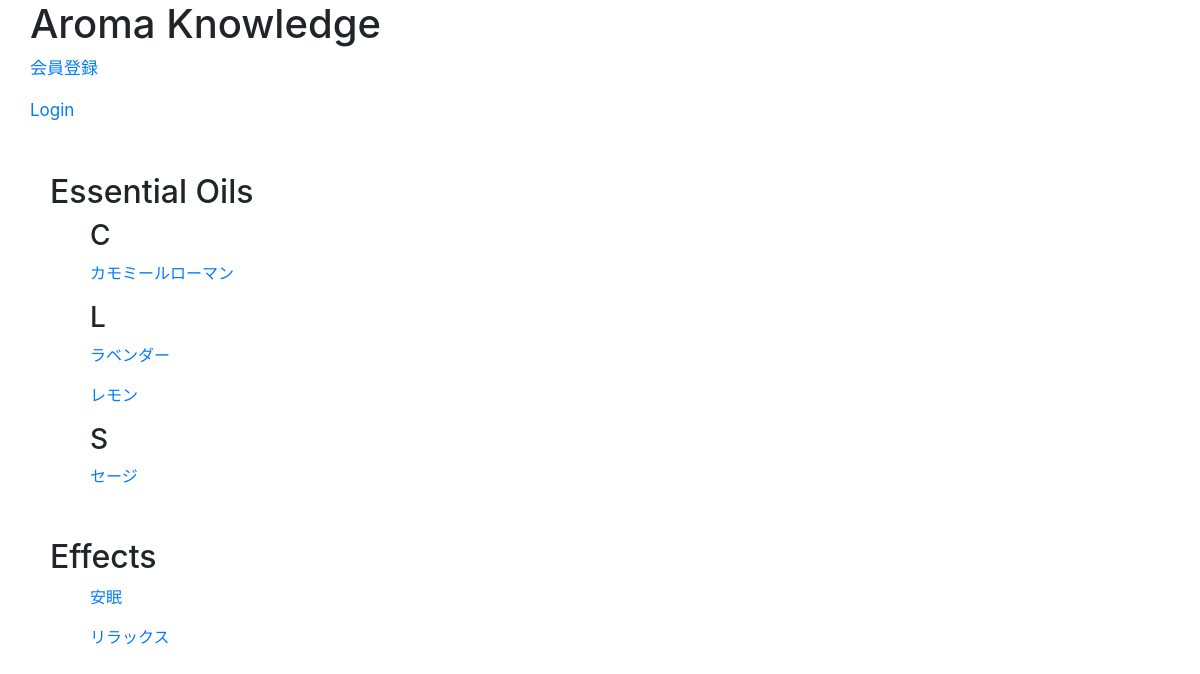
Before: / with the older database file.
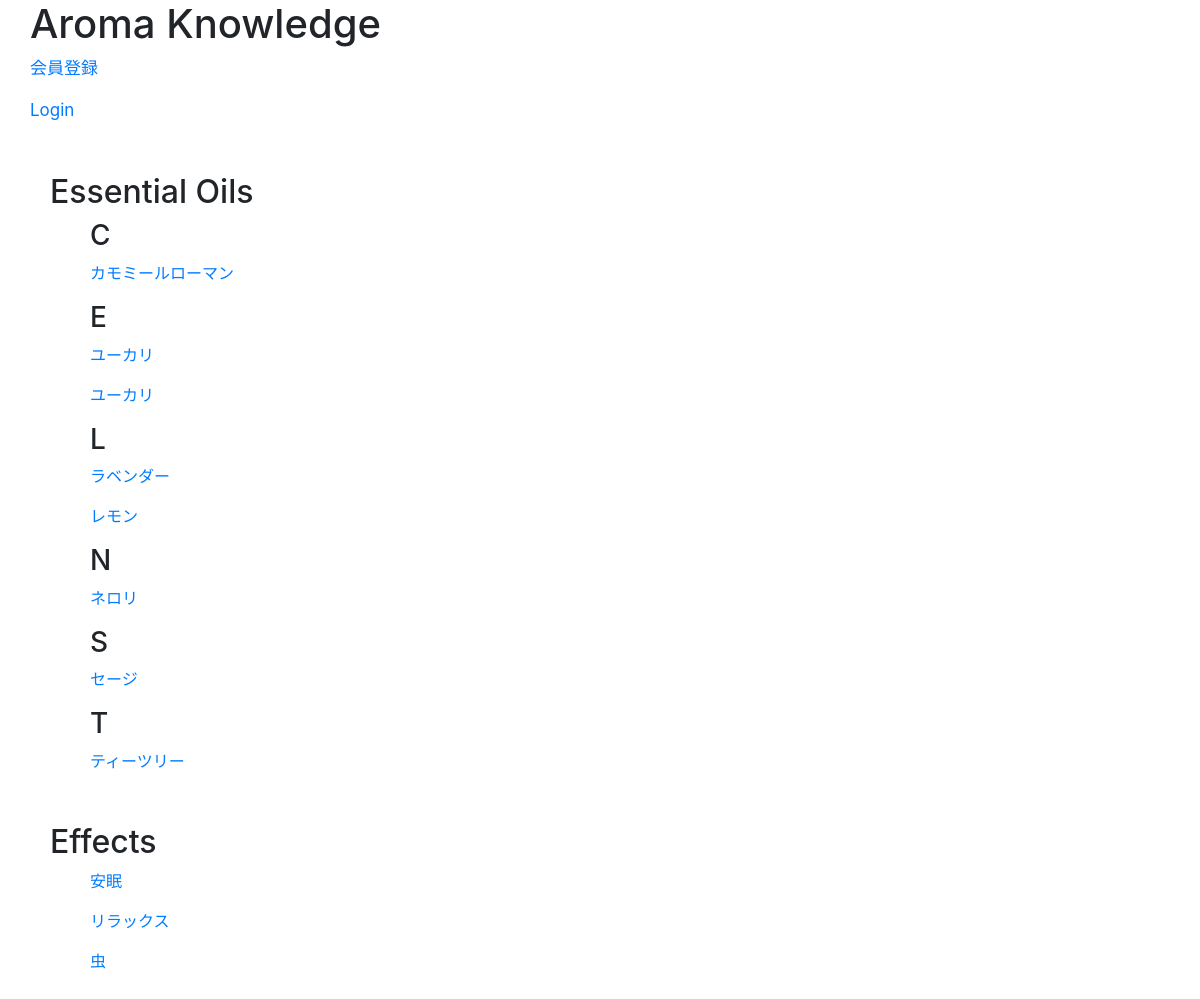
After: the same page with the newer database file.
### tables this page shows
CREATE TABLE `essential_oils` (
  `id` int(11) NOT NULL AUTO_INCREMENT,
  `name` varchar(255) NOT NULL,
  `scientific_name` varchar(255) NOT NULL,
  `plant_name` varchar(255) NOT NULL,
  `extraction` varchar(255) NOT NULL,
  `aroma` varchar(255) NOT NULL,
  `caution` varchar(255) NOT NULL,
  `english_name` varchar(255) NOT NULL,
  `user_id` int(11) NOT NULL,
  `image` varchar(255) NOT NULL,
  `created_at` timestamp NOT NULL DEFAULT CURRENT_TIMESTAMP,
  PRIMARY KEY (`id`),
  KEY `user_id` (`user_id`),
  CONSTRAINT `essential_oils_ibfk_1` FOREIGN KEY (`user_id`) REFERENCES `users` (`id`) ON DELETE CASCADE ON UPDATE CASCADE
);

CREATE TABLE `effects` (
  `id` int(11) NOT NULL AUTO_INCREMENT,
  `effect` varchar(255) NOT NULL,
  `content` varchar(255) NOT NULL,
  `caution` varchar(255) NOT NULL,
  `user_id` int(11) NOT NULL,
  `created_at` timestamp NOT NULL DEFAULT CURRENT_TIMESTAMP,
  PRIMARY KEY (`id`),
  KEY `user_id` (`user_id`),
  CONSTRAINT `effects_ibfk_1` FOREIGN KEY (`user_id`) REFERENCES `users` (`id`) ON DELETE CASCADE ON UPDATE CASCADE
);

### index.php (called while the page is built, shortened)
<?php
    require_once 'DAOs/OilDAO.php';
    require_once 'DAOs/EffectDAO.php';
    $oils = OilDAO::get_all_oils_sort();
    $effects = EffectDAO::get_all_effects();
    include_once 'views/index_view.php';

### DAOs/OilDAO.php (called while the page is built, shortened)
<?php
    class OilDAO extends DAO{
        public static function get_all_oils_sort(){
            try{
                $pdo = self::get_connection();
                $stmt = $pdo->query('SELECT * FROM essential_oils ORDER BY english_name ASC');
                $stmt->setFetchMode(PDO::FETCH_CLASS|PDO::FETCH_PROPS_LATE, 'Oil');
                $oils = $stmt->fetchAll();
            }catch(PDOException $e){
            }finally{
                self::close_connection($pdo, $stmt);
            }
            return $oils;
        }
    }

### DAOs/EffectDAO.php (called while the page is built, shortened)
<?php
    class EffectDAO extends DAO{
        public static function get_all_effects(){
            try{
                $pdo = self::get_connection();
                $stmt = $pdo->query('SELECT * FROM effects');
                $stmt->setFetchMode(PDO::FETCH_CLASS|PDO::FETCH_PROPS_LATE, 'Effect');
                $effects = $stmt->fetchAll();
            }catch(PDOException $e){
            }finally{
                self::close_connection($pdo, $stmt);
            }
            return $effects;
        }
    }

### views/index_view.php (the view, shortened to what this page needs)
<!DOCTYPE html>
<html lang="ja">
    <head>
        <link rel="stylesheet" href="https://stackpath.bootstrapcdn.com/bootstrap/4.3.1/css/bootstrap.min.css">
        <link rel="stylesheet" href="css/style.css">
    </head>
    <body>
        <h1>Aroma Knowledge</h1>
        <div class="main">
            <p><a href="user_register.php">会員登録</a></p>
            <p><a href="login.php">Login</a></p>
        </div>
        <div class="essential_oils">
            <h2>Essential Oils</h2>
            <?php $pre_letter = ''; ?>
            <?php foreach($oils as $oil): ?>
            <ul>
                <?php $letter = strtoupper(substr($oil->english_name, 0,1)); ?>
                <?php if($letter !== $pre_letter): ?>
                <h3><?= $letter ?></h3>
                <?php endif; ?>
                <?php $pre_letter = $letter; ?>
                <li><a href="oil_detail.php?id=<?= $oil->id ?>"><?= $oil->name ?></a></li>
            </ul>
            <?php endforeach; ?>
        </div>
        <div class="effects">
            <h2>Effects</h2>
            <?php foreach($effects as $effect): ?>
            <ul>
                <li><a href="effect_detail.php?id=<?= $effect->id ?>"><?= $effect->effect ?></a></li>
            </ul>
            <?php endforeach; ?>
        </div>
    </body>
</html>

### css/style.css (style rules this page uses)
h1 { padding-left: 30px; }
p { margin-left: 50px; }
.essential_oils, .effects, .relations { margin: 50px 50px; }
.essential_oils p, .effects p, .main p, .relations p { font-size: 17px; margin-left: 30px; }
.essential_oils ul, .effects ul, .relations ul { list-style: none; }

Changed rows visible on the page:
added essential_oils: english_name "E", name "ユーカリ"
added essential_oils: name "ユーカリ"
added essential_oils: english_name "N", name "ネロリ"
added essential_oils: english_name "T", name "ティーツリー"
added effects: effect "虫"
